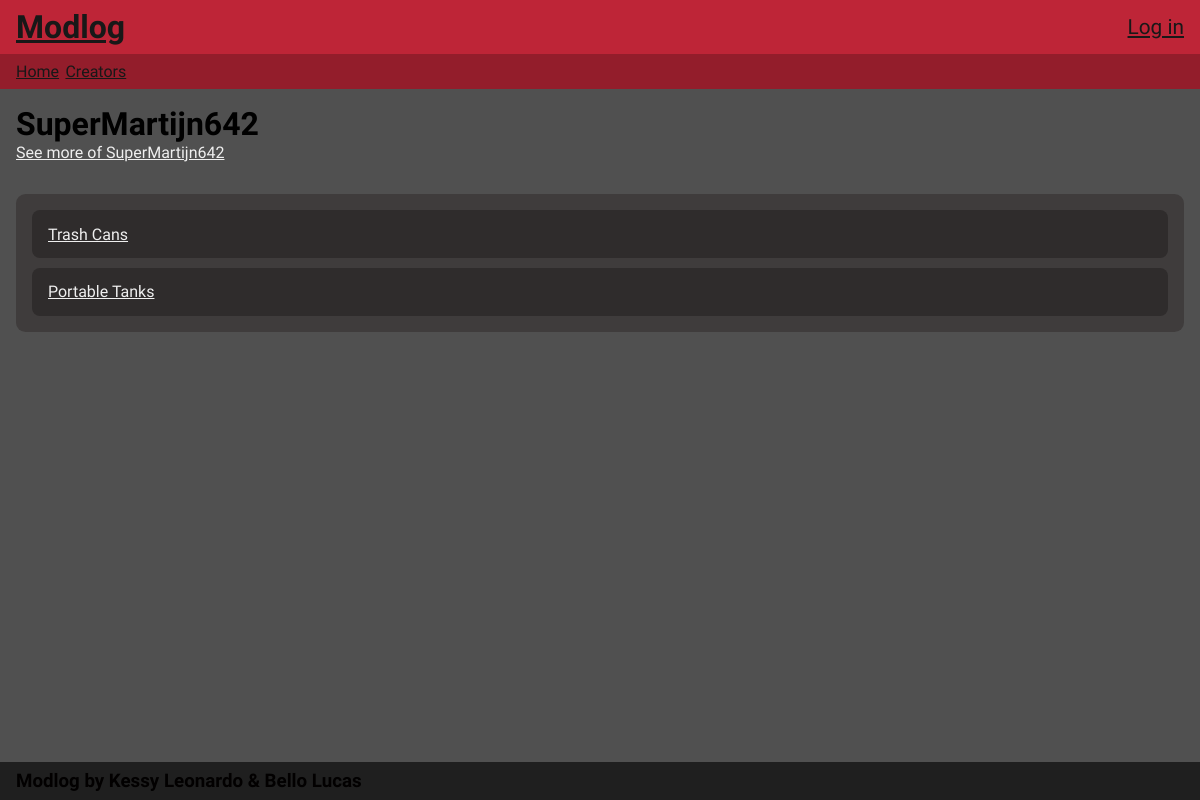
Page /creator/2 on the earlier database version.
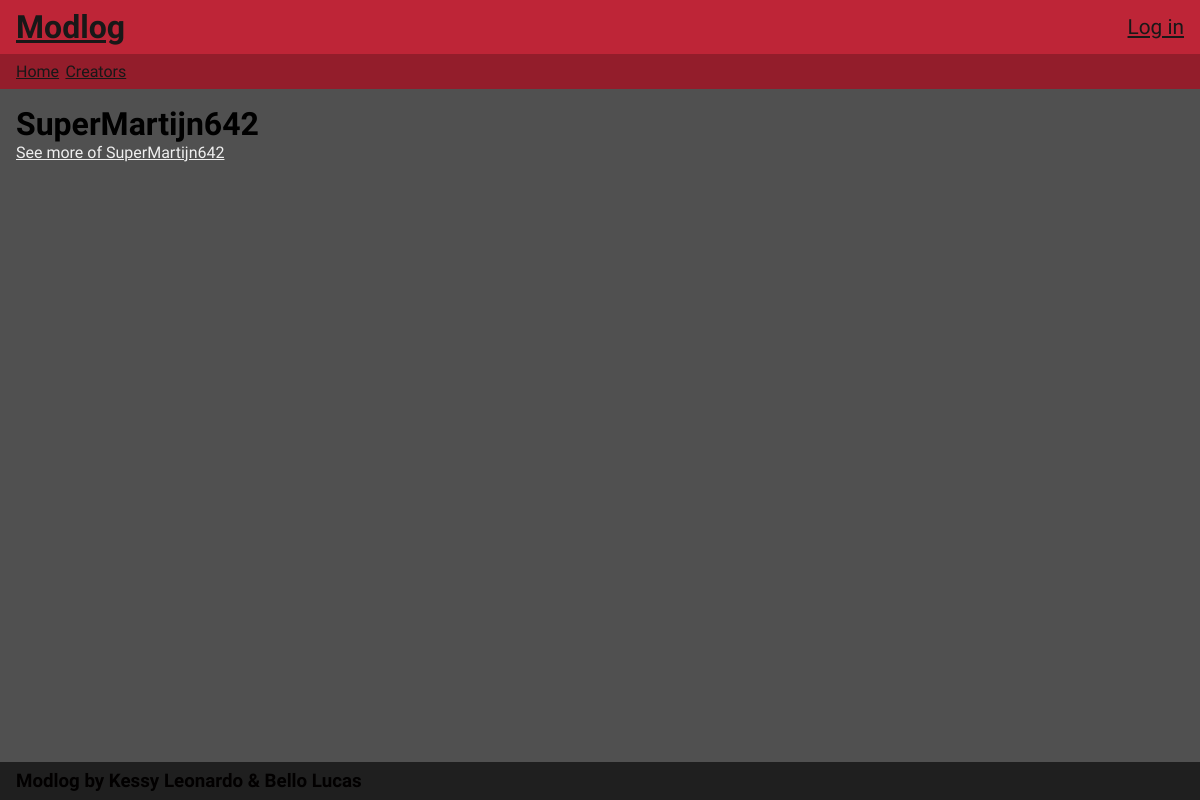
Same page on the later database version.
### tables this page shows
CREATE TABLE `creators` (
  `id` int(11) NOT NULL,
  `name` varchar(64) NOT NULL,
  `profile_link` varchar(256) NOT NULL
);

CREATE TABLE `mods` (
  `id` int(11) NOT NULL,
  `game_id` int(11) NOT NULL,
  `category_id` int(11) NOT NULL,
  `creator_id` int(11) NOT NULL,
  `name` varchar(128) NOT NULL,
  `description` varchar(2048) DEFAULT NULL,
  `creation_date` date NOT NULL,
  `github_link` varchar(256) DEFAULT NULL,
  `download_link` varchar(256) NOT NULL,
  `image` varchar(255) DEFAULT NULL
);

### app/views/creators.view.php (called while the page is built, shortened)
<?php
require_once './app/views/View.php';
class creatorsView extends View {
  public function renderCreator($data) {
    extract($data);
    $this->renderPage($data);
  }
}

### router.php (called while the page is built, shortened)
<?php
require_once './routes/router.php';
$action = 'games';
if (!empty($_GET['action'])) {
  $action = $_GET['action'];
}
$router = new Router();
$router->addRoute('games', 'games', 'showPage');
$router->addRoute('catalog/:id', 'catalog', 'showPage');
$router->addRoute('catalog/:id/:category', 'catalog', 'showPage');
$router->addRoute('modpage/:id', 'modpage', 'showPage');
$router->addRoute('creators', 'creators', 'showCreators');
$router->addRoute('creator/:id', 'creators', 'showCreator');
$router->addRoute('login', 'login', 'handleLogin');
$router->addRoute('logout', 'login', 'handleLogout');
$router->addRoute('register', 'login', 'handleRegister');
$router->addRoute('edit/game/:id', 'games', 'showEdit');
$router->addRoute('new/game/', 'games', 'showNew');
$router->addRoute('create/game/', 'games', 'create');
$router->addRoute('update/game/:id', 'games', 'update');
$router->addRoute('delete/game/:id', 'games', 'delete');
$router->addRoute('edit/category/:game/:id', 'catalog', 'showEditCategory');
$router->addRoute('new/category/:game/', 'catalog', 'showNewCategory');
$router->addRoute('create/category/', 'catalog', 'createCategory');
$router->addRoute('update/category/:id', 'catalog', 'updateCategory');
$router->addRoute('delete/category/:id', 'catalog', 'deleteCategory');
$router->addRoute('edit/mod/:game/:id', 'catalog', 'showEditMod');
$router->addRoute('new/mod/:game/', 'catalog', 'showNewMod');
$router->addRoute('create/mod/', 'catalog', 'createMod');
$router->addRoute('update/mod/:id', 'catalog', 'updateMod');
$router->addRoute('delete/mod/:id', 'catalog', 'deleteMod');
$router->addRoute('edit/creator/:id', 'creators', 'showEdit');
$router->addRoute('new/creator/', 'creators', 'showNew');
$router->addRoute('create/creator/', 'creators', 'create');
$router->addRoute('update/creator/:id', 'creators', 'update');
$router->addRoute('delete/creator/:id', 'creators', 'delete');
$router->route($action);

### app/models/Model.php (called while the page is built, shortened)
<?php
class Model {
  protected $db;
  public function __construct() {
    try {
      $this->db = new PDO('mysql:host='. MYSQL_HOST . ';dbname='.MYSQL_DB.';charset=utf8', MYSQL_USER, MYSQL_PASS);
    } catch (Exception) {
      $this->createDB();
    }
    $this->deploy();
  }
  public function executeQueryWithParams($query, $params) {
    $query->execute($params);
    return $query->fetchAll(PDO::FETCH_OBJ);
  }
  public function deploy() {
    $query = $this->db->query('SHOW TABLES');
    $tables = $query->fetchAll();
  }
}

### app/models/creators.model.php (called while the page is built, shortened)
<?php
require_once './app/models/Model.php';
class creatorsModel extends Model {
  public function __construct() {
    parent::__construct();
  }
  public function getCreatorById($id) {
    $query = $this->db->prepare('select * from creators where id = ?');
    $result = $this->executeQueryWithParams($query, [$id]);
    if (!empty($result)) return $result[0];
  }
}

### app/models/mods.model.php (called while the page is built, shortened)
<?php
require_once './app/models/Model.php';
class modsModel extends Model {
  public function __construct() {
    parent::__construct();
  }
  public function getModsByCreator($creator_id){
    $query = $this->db->prepare('select * from mods where creator_id = ?');
    return $this->executeQueryWithParams($query, [$creator_id]);
  }
}

### app/templates/creators/modlist.phtml (the view)
<section class="item-list">
  <ul>
    <?php foreach($mods as $mod): ?>
      <li>
      <a class="open" href="<?= BASE_URL . 'modpage/' . $mod->id ?>">
        <p><?= $mod->name ?></p>
      </a>
      </li>
    <?php endforeach ?>
  </ul>
</section>

### routes/router.php (shortened to what the changed rows need)
<?php
class Router {
  protected $routes = [];
  public function addRoute($route, $filename, $function) {
    $this->routes[$route] = [
      'file' => './app/controllers/' . $filename . '.controller.php',
      'controller' => $filename . 'Controller',
      'function' => $function
    ];
  }
  public function route($action = null) {
    $params = $this->parseParams($action);
    foreach ($this->routes as $route => $config) {
      $paramValues = $this->matchParams($route, $params);
      if ($paramValues !== false) {
        $controller = new $config['controller'];
        $function = $config['function'];
        $controller->$function($paramValues);
      }
    }
  }
  public function parseParams($action) {
    return explode('/', trim($action, '/'));
  }
  public function matchParams($route, $params) {
    $routeParts = $this->parseParams($route);
    if (count($routeParts) !== count($params)) {
      return false;
    }
    $paramValues = [];
    foreach ($routeParts as $index => $part) {
      if ($part[0] == ':') $paramValues[substr($part, 1)] = $params[$index];
      elseif ($part !== $params[$index]) return false;
    }
    return $paramValues;
  }
}

### app/templates/header.phtml (shortened to what the changed rows need)
<!DOCTYPE html>
<html lang="en">
<head>
  <link rel="stylesheet" href="<?= BASE_URL . 'public/css/index.css' ?>">
  <?php if(!empty($this->stylesheets)):
    foreach($this->stylesheets as $stylesheet):?>
      <link rel="stylesheet" href="<?= $stylesheet ?>">
  <?php endforeach; endif;?>
</head>
<body>
  <header>
    <div class="header-main">
      <h1><a href="<?= BASE_URL ?>">Modlog</a></h1>
      <?php if (isset($_SESSION['user_name'])) {?>
        <form action="<?= BASE_URL . 'logout' ?>" method="POST" class="username-cont">
          <h4 class="user"><?= $_SESSION['user_name'] ?></h4>
          <input type="hidden" name="url" value="<?= "http://" . $_SERVER['HTTP_HOST'] . $_SERVER['REQUEST_URI'] ?>">
          <button type="submit">Log out</button>
        </form>
      <?php } else { ?>
        <a class="user" href="<?= BASE_URL . 'login'?>">Log in</a>
      <?php } ?>
    </div>
    <nav>
      <ul>
        <li><a href="<?= BASE_URL ?>">Home</a></li>
        <li><a href="<?= BASE_URL . 'creators '?>">Creators</a></li>
      </ul>
    </nav>
  </header>
  <main>

### app/views/View.php (shortened to what the changed rows need)
<?php
class View {
  protected $templates = [];
  public function renderHeader($tittle) {
    require_once './app/templates/header.phtml';
  }
  public function renderFooter() {
    require_once './app/templates/footer.phtml';
  }
  public function renderPage($data) {
    extract($data);
    $this->renderHeader($tittle);
    foreach ($this->templates as $template) {
      require_once $template;
    }
    $this->renderFooter();
  }
  public function addTemplate($template) {
    $template = './app/templates' . $template;
    array_push($this->templates, $template);
  }
}

### app/templates/creators/creator_header.phtml
<section class="detail">
    <h2><?= $creator->name ?></h2>
    <a href="<?= $creator->profile_link ?>" target="_blank">See more of <?= $creator->name ?></a>
</section>

### app/templates/footer.phtml
  </main>
  <footer>
    <h3>Modlog by Kessy Leonardo & Bello Lucas</h3>
  </footer>
</body>

Differences in the rows shown:
no longer on this page (row edited): mods: name "Trash Cans"
removed mods: name "Portable Tanks"
